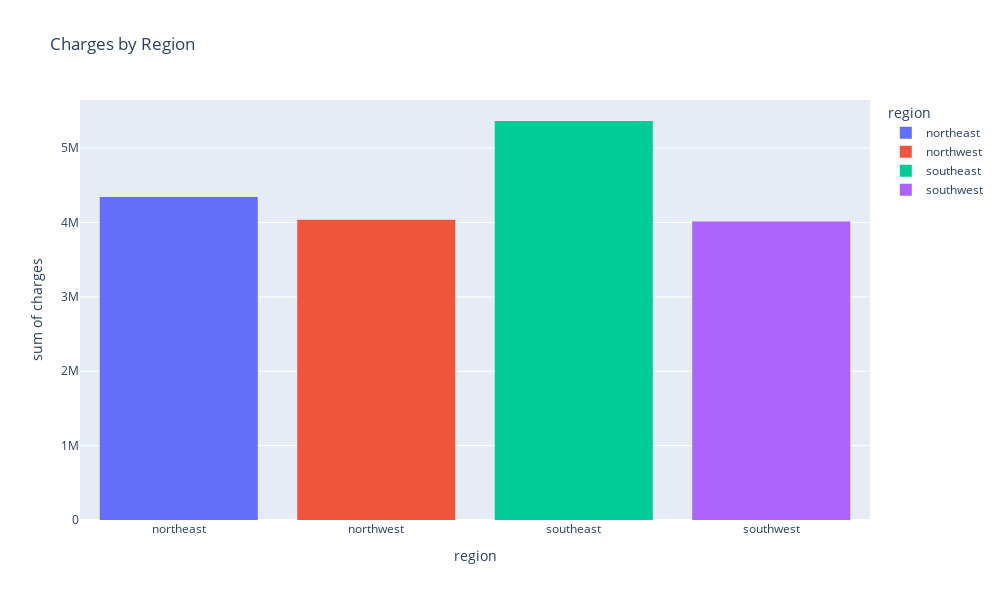

The code cell stored with this chart in its notebook:
### Markdown cell above
**Region vs Charges**

This boxplot indicates that the charges are widely distributed across regions, however, the median hovers around the 10K mark. We need further visualizations to better understand which region the business can focus on to optimize investment.

### Code cell
categorical_counts = df1.groupby("region")["charges"].sum().reset_index()
fig = px.histogram(data_frame=categorical_counts, x="region", y="charges", 
                   color="region", title="Charges by Region", width=1000, height=600)

fig.show()

### Figure 1 — Plotly figure (JSON) as saved in the notebook; plotly's stock layout.template omitted (floating-point values rounded to 4 significant figures)
{"data": [{"alignmentgroup": "True", "bingroup": "x", "histfunc": "sum", "hovertemplate": "region=%{x}<br>sum of charges=%{y}<extra></extra>", "legendgroup": "northeast", "marker": {"color": "#636efa", "pattern": {"shape": ""}}, "name": "northeast", "offsetgroup": "northeast", "orientation": "v", "showlegend": true, "type": "histogram", "x": ["northeast"], "xaxis": "x", "y": [4344000.0], "yaxis": "y"}, {"alignmentgroup": "True", "bingroup": "x", "histfunc": "sum", "hovertemplate": "region=%{x}<br>sum of charges=%{y}<extra></extra>", "legendgroup": "northwest", "marker": {"color": "#EF553B", "pattern": {"shape": ""}}, "name": "northwest", "offsetgroup": "northwest", "orientation": "v", "showlegend": true, "type": "histogram", "x": ["northwest"], "xaxis": "x", "y": [4036000.0], "yaxis": "y"}, {"alignmentgroup": "True", "bingroup": "x", "histfunc": "sum", "hovertemplate": "region=%{x}<br>sum of charges=%{y}<extra></extra>", "legendgroup": "southeast", "marker": {"color": "#00cc96", "pattern": {"shape": ""}}, "name": "southeast", "offsetgroup": "southeast", "orientation": "v", "showlegend": true, "type": "histogram", "x": ["southeast"], "xaxis": "x", "y": [5364000.0], "yaxis": "y"}, {"alignmentgroup": "True", "bingroup": "x", "histfunc": "sum", "hovertemplate": "region=%{x}<br>sum of charges=%{y}<extra></extra>", "legendgroup": "southwest", "marker": {"color": "#ab63fa", "pattern": {"shape": ""}}, "name": "southwest", "offsetgroup": "southwest", "orientation": "v", "showlegend": true, "type": "histogram", "x": ["southwest"], "xaxis": "x", "y": [4013000.0], "yaxis": "y"}], "layout": {"barmode": "relative", "height": 600, "legend": {"title": {"text": "region"}, "tracegroupgap": 0}, "title": {"text": "Charges by Region"}, "width": 1000, "xaxis": {"anchor": "y", "categoryarray": ["northeast", "northwest", "southeast", "southwest"], "categoryorder": "array", "domain": [0, 1], "title": {"text": "region"}}, "yaxis": {"anchor": "x", "domain": [0, 1], "title": {"text": "sum of charges"}}}}
